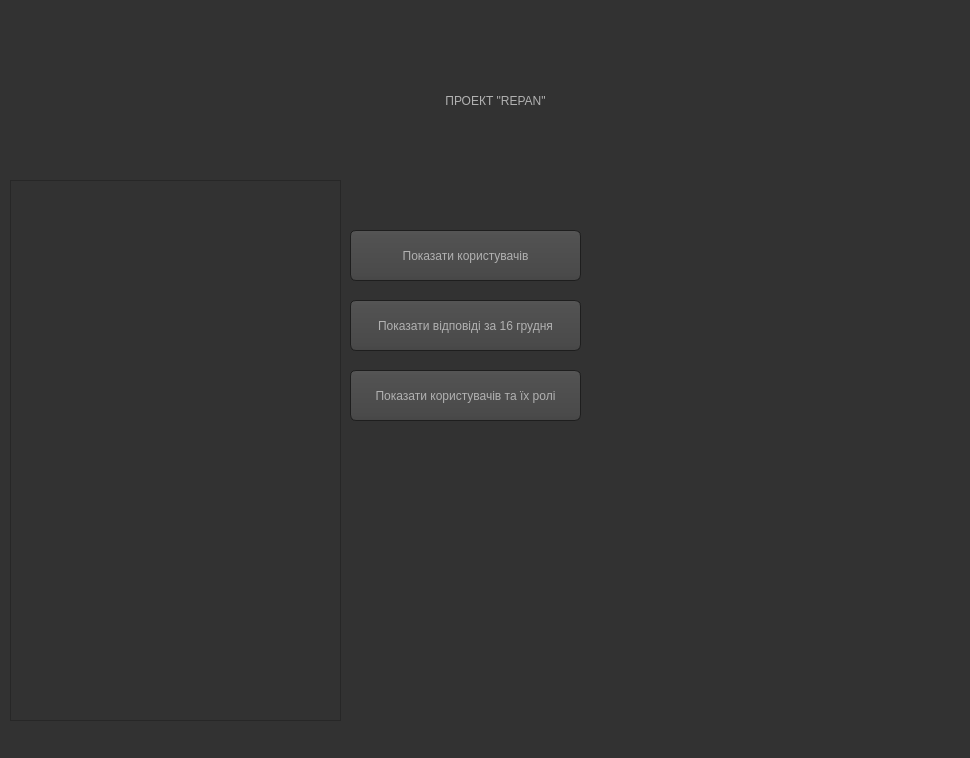
<?xml version="1.0" encoding="UTF-8"?>
<ui version="4.0">
 <class>MainWindow</class>
 <widget class="QMainWindow" name="MainWindow">
  <property name="geometry">
   <rect>
    <x>0</x>
    <y>0</y>
    <width>970</width>
    <height>758</height>
   </rect>
  </property>
  <property name="windowTitle">
   <string>MainWindow</string>
  </property>
  <property name="styleSheet">
   <string notr="true">QToolTip
{
     border: 1px solid black;
     background-color: #ffa02f;
     padding: 1px;
     border-radius: 3px;
     opacity: 100;
}

QWidget
{
    color: #b1b1b1;
    background-color: #323232;
}

QTreeView, QListView
{
    background-color: silver;
    margin-left: 5px;
}

QWidget:item:hover
{
    background-color: QLinearGradient( x1: 0, y1: 0, x2: 0, y2: 1, stop: 0 #ffa02f, stop: 1 #ca0619);
    color: #000000;
}

QWidget:item:selected
{
    background-color: QLinearGradient( x1: 0, y1: 0, x2: 0, y2: 1, stop: 0 #ffa02f, stop: 1 #d7801a);
}

QMenuBar::item
{
    background: transparent;
}

QMenuBar::item:selected
{
    background: transparent;
    border: 1px solid #ffaa00;
}

QMenuBar::item:pressed
{
    background: #444;
    border: 1px solid #000;
    background-color: QLinearGradient(
        x1:0, y1:0,
        x2:0, y2:1,
        stop:1 #212121,
        stop:0.4 #343434/*,
        stop:0.2 #343434,
        stop:0.1 #ffaa00*/
    );
    margin-bottom:-1px;
    padding-bottom:1px;
}

QMenu
{
    border: 1px solid #000;
}

QMenu::item
{
    padding: 2px 20px 2px 20px;
}

QMenu::item:selected
{
    color: #000000;
}

QWidget:disabled
{
    color: #808080;
    background-color: #323232;
}

QAbstractItemView
{
    background-color: QLinearGradient( x1: 0, y1: 0, x2: 0, y2: 1, stop: 0 #4d4d4d, stop: 0.1 #646464, stop: 1 #5d5d5d);
}

QWidget:focus
{
    /*border: 1px solid darkgray;*/
}

QLineEdit
{
    background-color: QLinearGradient( x1: 0, y1: 0, x2: 0, y2: 1, stop: 0 #4d4d4d, stop: 0 #646464, stop: 1 #5d5d5d);
    padding: 1px;
    border-style: solid;
    border: 1px solid #1e1e1e;
    border-radius: 5;
}

QPushButton
{
    color: #b1b1b1;
    background-color: QLinearGradient( x1: 0, y1: 0, x2: 0, y2: 1, stop: 0 #565656, stop: 0.1 #525252, stop: 0.5 #4e4e4e, stop: 0.9 #4a4a4a, stop: 1 #464646);
    border-width: 1px;
    border-color: #1e1e1e;
    border-style: solid;
    border-radius: 6;
    padding: 3px;
    font-size: 12px;
    padding-left: 5px;
    padding-right: 5px;
    min-width: 40px;
}

QPushButton:pressed
{
    background-color: QLinearGradient( x1: 0, y1: 0, x2: 0, y2: 1, stop: 0 #2d2d2d, stop: 0.1 #2b2b2b, stop: 0.5 #292929, stop: 0.9 #282828, stop: 1 #252525);
}
</string>
  </property>
  <property name="tabShape">
   <enum>QTabWidget::Rounded</enum>
  </property>
  <widget class="QWidget" name="centralwidget">
   <widget class="QLabel" name="label">
    <property name="geometry">
     <rect>
      <x>240</x>
      <y>40</y>
      <width>511</width>
      <height>121</height>
     </rect>
    </property>
    <property name="styleSheet">
     <string notr="true">font: 75 20pt &quot;Segoe Print&quot;;</string>
    </property>
    <property name="text">
     <string>ПРОЕКТ &quot;REPAN&quot;</string>
    </property>
    <property name="alignment">
     <set>Qt::AlignCenter</set>
    </property>
   </widget>
   <widget class="QLabel" name="label_2">
    <property name="geometry">
     <rect>
      <x>220</x>
      <y>-20</y>
      <width>541</width>
      <height>281</height>
     </rect>
    </property>
    <property name="styleSheet">
     <string notr="true">background-color: rgba(255, 255, 255, 0);</string>
    </property>
    <property name="text">
     <string/>
    </property>
    <property name="pixmap">
     <pixmap>—Pngtree—bule border_3551748.png</pixmap>
    </property>
    <property name="scaledContents">
     <bool>true</bool>
    </property>
   </widget>
   <widget class="QLabel" name="label_3">
    <property name="geometry">
     <rect>
      <x>400</x>
      <y>240</y>
      <width>171</width>
      <height>21</height>
     </rect>
    </property>
    <property name="text">
     <string/>
    </property>
   </widget>
   <widget class="QTextBrowser" name="browser">
    <property name="geometry">
     <rect>
      <x>10</x>
      <y>180</y>
      <width>331</width>
      <height>541</height>
     </rect>
    </property>
    <property name="styleSheet">
     <string notr="true">font: 14pt &quot;Segoe Print&quot;;</string>
    </property>
   </widget>
   <widget class="QPushButton" name="bt">
    <property name="geometry">
     <rect>
      <x>350</x>
      <y>230</y>
      <width>231</width>
      <height>51</height>
     </rect>
    </property>
    <property name="text">
     <string>Показати користувачів</string>
    </property>
   </widget>
   <widget class="QPushButton" name="bt_2">
    <property name="geometry">
     <rect>
      <x>350</x>
      <y>300</y>
      <width>231</width>
      <height>51</height>
     </rect>
    </property>
    <property name="text">
     <string>Показати відповіді за 16 грудня</string>
    </property>
   </widget>
   <widget class="QPushButton" name="bt_3">
    <property name="geometry">
     <rect>
      <x>350</x>
      <y>370</y>
      <width>231</width>
      <height>51</height>
     </rect>
    </property>
    <property name="text">
     <string>Показати користувачів та їх ролі</string>
    </property>
   </widget>
  </widget>
  <widget class="QStatusBar" name="statusbar"/>
 </widget>
 <resources/>
 <connections/>
</ui>
